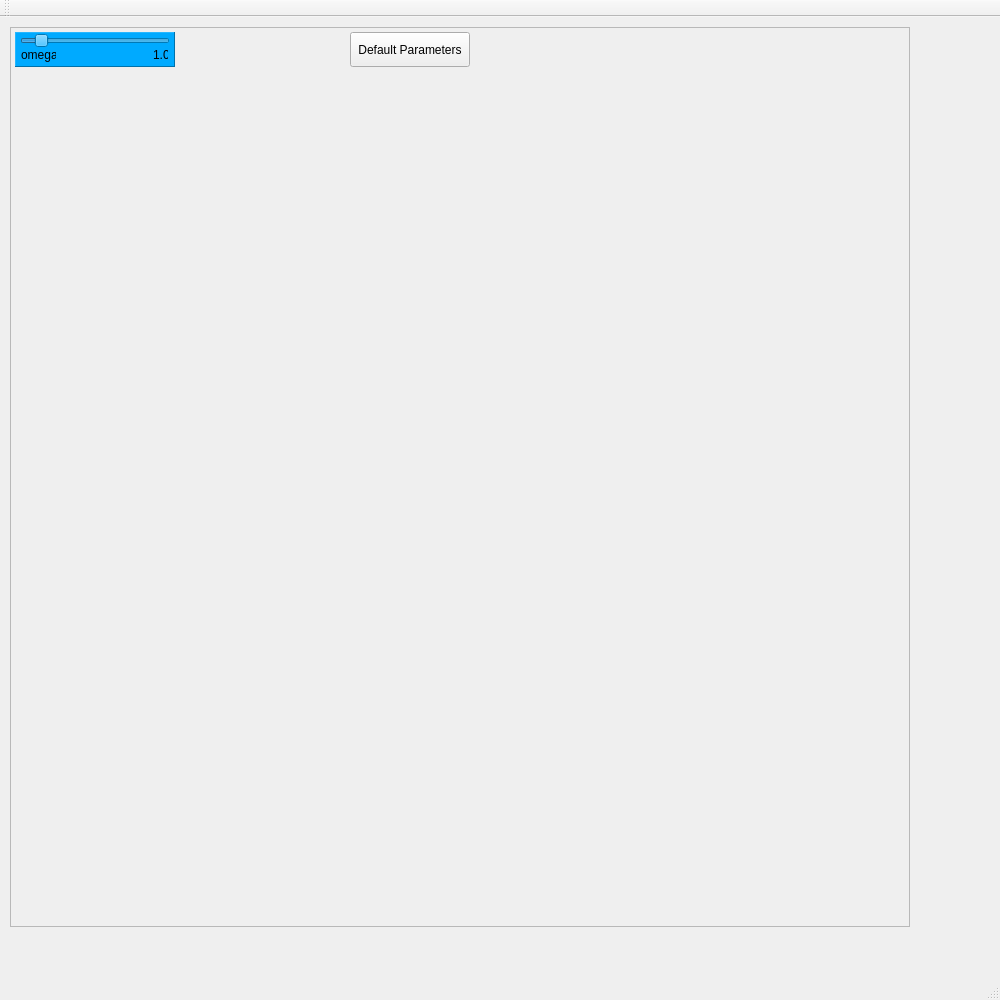
<?xml version="1.0" encoding="UTF-8"?>
<ui version="4.0">
 <class>UIView</class>
 <widget class="QMainWindow" name="UIView">
  <property name="geometry">
   <rect>
    <x>0</x>
    <y>0</y>
    <width>1000</width>
    <height>1000</height>
   </rect>
  </property>
  <property name="windowTitle">
   <string>UIMain</string>
  </property>
  <widget class="QWidget" name="centralWidget">
   <widget class="QFrame" name="frameSlider">
    <property name="geometry">
     <rect>
      <x>10</x>
      <y>10</y>
      <width>900</width>
      <height>900</height>
     </rect>
    </property>
    <property name="frameShape">
     <enum>QFrame::StyledPanel</enum>
    </property>
    <property name="frameShadow">
     <enum>QFrame::Raised</enum>
    </property>
    <widget class="QFrame" name="frameOmega">
     <property name="geometry">
      <rect>
       <x>5</x>
       <y>5</y>
       <width>160</width>
       <height>35</height>
      </rect>
     </property>
     <property name="sizePolicy">
      <sizepolicy hsizetype="Fixed" vsizetype="Fixed">
       <horstretch>0</horstretch>
       <verstretch>0</verstretch>
      </sizepolicy>
     </property>
     <property name="styleSheet">
      <string notr="true">background-color: rgb(0, 170, 255);
</string>
     </property>
     <property name="frameShape">
      <enum>QFrame::Panel</enum>
     </property>
     <property name="frameShadow">
      <enum>QFrame::Raised</enum>
     </property>
     <widget class="QSlider" name="slideOmega">
      <property name="geometry">
       <rect>
        <x>5</x>
        <y>1</y>
        <width>150</width>
        <height>15</height>
       </rect>
      </property>
      <property name="sizePolicy">
       <sizepolicy hsizetype="Fixed" vsizetype="Fixed">
        <horstretch>0</horstretch>
        <verstretch>0</verstretch>
       </sizepolicy>
      </property>
      <property name="styleSheet">
       <string notr="true"/>
      </property>
      <property name="maximum">
       <number>100</number>
      </property>
      <property name="singleStep">
       <number>1</number>
      </property>
      <property name="value">
       <number>10</number>
      </property>
      <property name="orientation">
       <enum>Qt::Horizontal</enum>
      </property>
     </widget>
     <widget class="QLabel" name="labelOmega">
      <property name="geometry">
       <rect>
        <x>6</x>
        <y>15</y>
        <width>35</width>
        <height>15</height>
       </rect>
      </property>
      <property name="text">
       <string>omega</string>
      </property>
     </widget>
     <widget class="QLabel" name="labelValueOmega">
      <property name="geometry">
       <rect>
        <x>138</x>
        <y>15</y>
        <width>15</width>
        <height>15</height>
       </rect>
      </property>
      <property name="text">
       <string>1.0</string>
      </property>
     </widget>
     <zorder>labelOmega</zorder>
     <zorder>labelValueOmega</zorder>
     <zorder>slideOmega</zorder>
    </widget>
    <widget class="QPushButton" name="btnDefaultParams">
     <property name="geometry">
      <rect>
       <x>340</x>
       <y>5</y>
       <width>120</width>
       <height>35</height>
      </rect>
     </property>
     <property name="styleSheet">
      <string notr="true"/>
     </property>
     <property name="text">
      <string>Default Parameters</string>
     </property>
     <property name="flat">
      <bool>false</bool>
     </property>
    </widget>
   </widget>
  </widget>
  <widget class="QMenuBar" name="menuBar">
   <property name="geometry">
    <rect>
     <x>0</x>
     <y>0</y>
     <width>1000</width>
     <height>21</height>
    </rect>
   </property>
  </widget>
  <widget class="QToolBar" name="mainToolBar">
   <attribute name="toolBarArea">
    <enum>TopToolBarArea</enum>
   </attribute>
   <attribute name="toolBarBreak">
    <bool>false</bool>
   </attribute>
  </widget>
  <widget class="QStatusBar" name="statusBar"/>
 </widget>
 <layoutdefault spacing="6" margin="11"/>
 <resources/>
 <connections/>
</ui>
